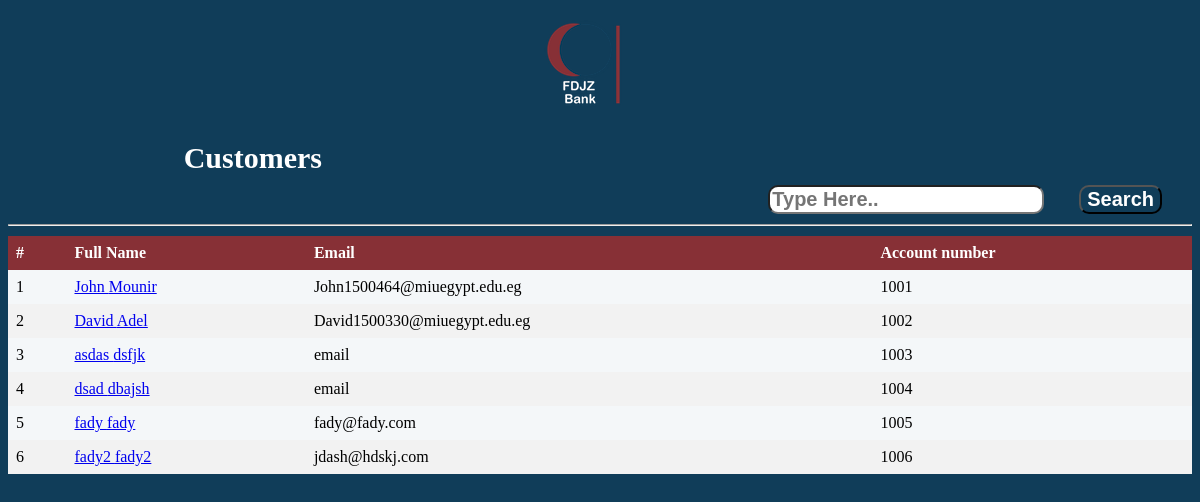
/Worker/php/Showusers.php, run on an earlier commit of the app's database.
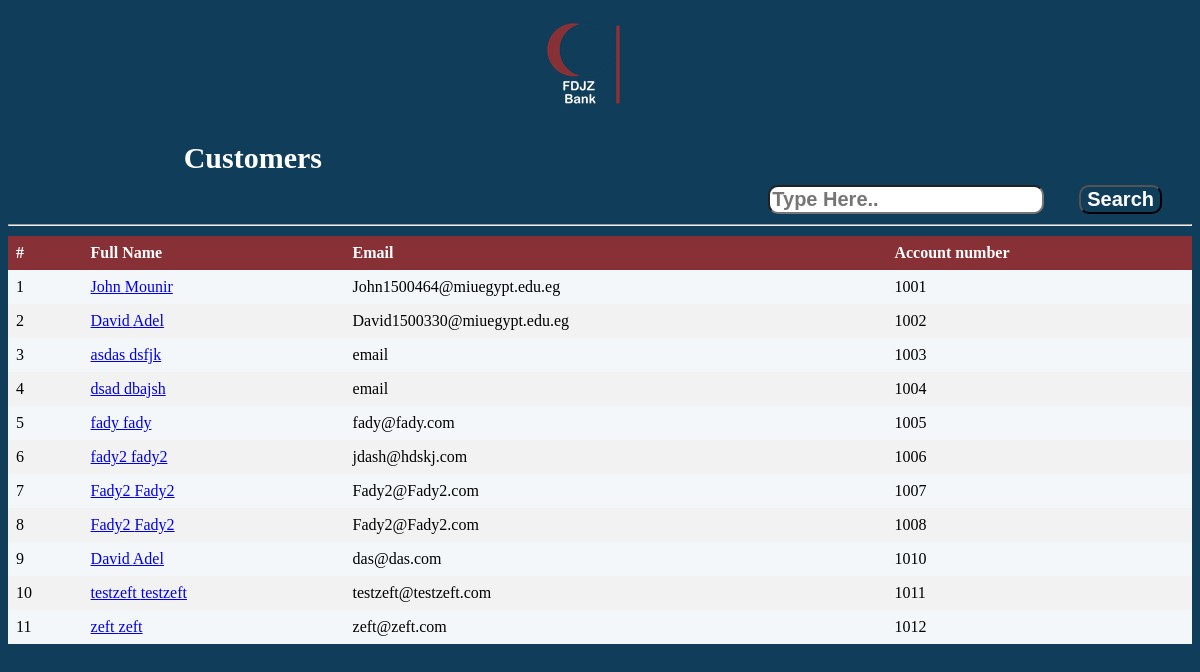
And on a later commit of the database.
### tables this page shows
CREATE TABLE IF NOT EXISTS `customer_account` (
  `ID` int(11) NOT NULL AUTO_INCREMENT,
  `FNAME` varchar(50) DEFAULT NULL,
  `LNAME` varchar(50) DEFAULT NULL,
  `PersonalID` varchar(14) DEFAULT NULL,
  `Address` varchar(100) DEFAULT NULL,
  `MobileNumber` varchar(11) DEFAULT NULL,
  `Email` varchar(200) DEFAULT NULL,
  `DateOfBirth` date DEFAULT NULL,
  `WorkerID` int(11) NOT NULL,
  `DateAdded` datetime NOT NULL,
  PRIMARY KEY (`ID`),
  KEY `FK8` (`WorkerID`)
);

### Worker/ClassesGedida/dbconnect.php (called while the page is built, shortened)
<?php
  class dbconnect
  {
      private $servername;
      private $username;
      private $password;
      private $db;
      private $con;
      function __construct()
      {
          $this->servername = "localhost";
          $this->username = "root";
          $this->password = "";
          $this->db = "FDJZ";
          $this->con = $this->Connect();
      }
      function connect()
      {
          $this->con = mysqli_connect($this->servername, $this->username, $this->password, $this->db);
          if ($this -> con ->connect_error)
          {
              die("Failed to connect: " .$this->con->connect_error);
          }
          else
          {
              return $this->con;
          }
      }
      function executesql($sql)
      {
        $result = mysqli_query($this->con, $sql);
        if($result == TRUE)
              {
          return $result;
        }
        else
              {
          echo "Error executing SQL statement: " .$this->con->error;
        }
      }
  }
?>

### Worker/ClassesGedida/WorkerAdminCommon.php (the view, shortened to what this page needs)
<?php
  class WorkerAdminCommon extends User{
    function showAllCustomers(){
      $db = new dbconnect;
      $db->connect();
      $sql = "SELECT `FName`, `LName`, `Email`, `id`
              FROM `customer_account`
              ";
      $result = $db->executesql($sql);
      $counter = 1;
      foreach($result as $row){
          echo'<tr>';
          echo'<td>'.$counter++.'</td>';
          echo'<td><a href="Usersreport.php?id='.$row['id'].'">'.$row['FName']." ".$row['LName'].'</a></td>';
          echo'<td>'.$row['Email'].'</td>';
          echo'<td>'.$row['id'].'</td>';
          echo'</tr>';
      }
    }
  }
?>

### Worker/php/Showusers.php (shortened to what this page needs)
<?php
  $flag = 1;
  $admin = new Admin;
 ?>
<html>
    <head>
        <link rel="stylesheet" type="text/css" href="../css/showusers.css">
        <link rel="stylesheet" href="http://ajax.googleapis.com/ajax/libs/jqueryui/1.10.1/themes/base/minified/jquery-ui.min.css" type="text/css" />
    </head>
    <body>
      <form action="" method="post">
        <div class="logo">
            <a href="<?php echo $href; ?>" id="logoposition"><img  src="../img/workerlogo.png" alt="" /></a>
        </div>
		      <div>
			         <div id="s">
                  <a id="d">Customers</a>
                  <input type="search" placeholder="Type Here.." name="search" id="y" class="auto">
                  <input type="submit" value="Search" id="x">
                  <hr>
			           </div>
	        </div>
        <div class="tableback">
            <table class="userstable">
                <thead>
                  <tr>
                    <th>#</th>
                    <th>Full Name</th>
                    <th>Email</th>
                    <th>Account number</th>
                  </tr>
                </thead>
                <tbody>
                  <?php
                  if ($flag == 1){
                    $admin->showAllCustomers();
                  }else if ($flag == 2){
                    $admin->showSpecificCustomerFromSearch($searchId);
                  }
                  ?>
                </tbody>
            </table>
        </div>
		</form>
    </body>
</html>

### Worker/css/showusers.css (style rules this page uses)
body { background-color:#103D59; }
.userstable { border-collapse: collapse; width: 100%; }
th, td { text-align: left; padding: 8px; }
tr:nth-child(even) { background-color: #f2f2f2 }
th { background-color: #873036; color: white; }
.tableback { background: #F4F7F9; }
.logo { background: 103D59; }
#logoposition { margin-left: 40%; }
table { overflow-x: auto; }
#s { text-align:right; font-size:20px; margin-top:20px; }
#x { font-weight:bold; font-size:20px; color:white; background-color:#103D59; border-radius:10px; margin-right:30px; margin-top:10px; cursor: pointer; }
#y { font-weight:bold; font-size:20px; color:#103D59; background-color:white; border-radius:10px; margin-right:30px; }
#d { color:white; font-weight:bold; font-size:30px; margin-right:870px; }

What changed in the data, as far as the page shows it:
added customer_account: FNAME "Fady2", LNAME "Fady2", Email "Fady2@Fady2.com", ID "1007"
added customer_account: FNAME "Fady2", LNAME "Fady2", Email "Fady2@Fady2.com", ID "1008"
added customer_account: FNAME "David", LNAME "Adel", Email "das@das.com", ID "1010"
added customer_account: FNAME "testzeft", LNAME "testzeft", Email "testzeft@testzeft.com", ID "1011"
added customer_account: FNAME "zeft", LNAME "zeft", Email "zeft@zeft.com", ID "1012"
